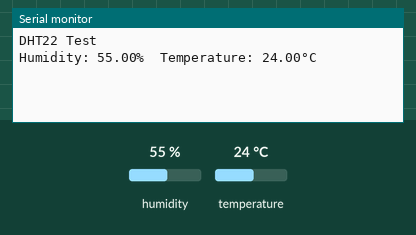
Recording of a sketch running on a simulated ESP32. Parts: the last lines printed to the serial monitor. Inputs (shaded band) come from the test bench; at power-on: humidity 55 %, temperature 24 °C.

Above: at 3.2 s.
3.3 s: humidity set to 22 %
At 4.9 s:
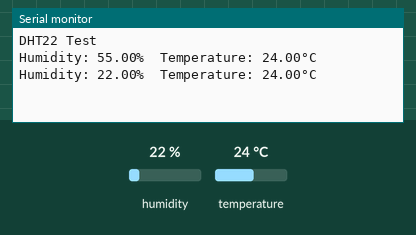
6.0 s: temperature set to 12 °C
At 6.6 s:
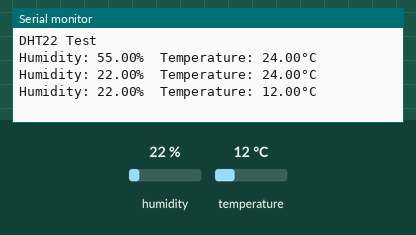
8.7 s: humidity set to 40 %
At 11.3 s:
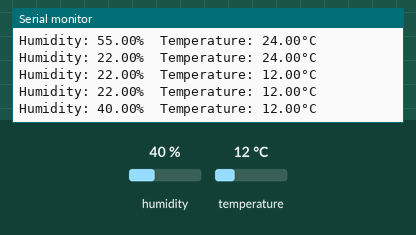
Timing chart, 0 to 12.8 s (numbered marks = the images above; inputs shaded):
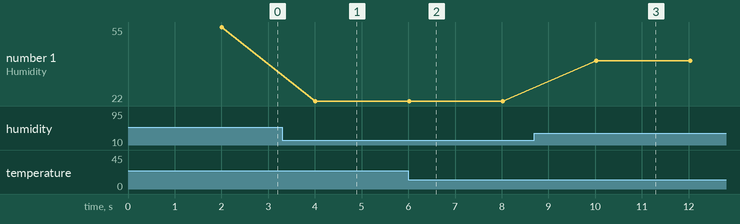

Measured:
- after the input at 3.3 s, the serial monitor: prints a new line after 0.71 s (image 1)
- after the input at 6.0 s, the serial monitor: prints a new line at once (image 2)
- after the input at 8.7 s, the serial monitor: prints a new line after 1.3 s (image 3)
- plotted number 1: 55 → 22 after the input at 3.3 s, 22 → 40 after the input at 8.7 s

The sketch:

dht22_test.ino
```cpp
#include <DHT.h>

#define PIN_DHT22 32
#define DHTTYPE DHT22

DHT dht(PIN_DHT22, DHTTYPE);

void setup() {
  Serial.begin(115200);
  Serial.println("DHT22 Test");
  dht.begin();

  delay(2000);
}

void loop() {
  float h = dht.readHumidity();
  float t = dht.readTemperature();

  if (isnan(h) || isnan(t)) {
    Serial.println(F("Failed to read from DHT sensor!"));
    return;
  }

  Serial.print(F("Humidity: "));
  Serial.print(h);
  Serial.print(F("%  Temperature: "));
  Serial.print(t);
  Serial.print(F("°C "));
  Serial.println();

  delay(2000);
}
```
